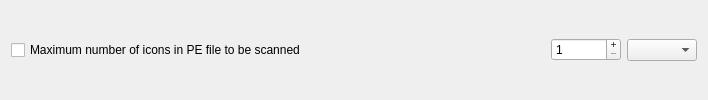
            <widget class="QFrame" name="limitFrame_12">
             <property name="minimumSize">
              <size>
               <width>0</width>
               <height>0</height>
              </size>
             </property>
             <property name="frameShape">
              <enum>QFrame::Shape::NoFrame</enum>
             </property>
             <property name="frameShadow">
              <enum>QFrame::Shadow::Raised</enum>
             </property>
             <layout class="QHBoxLayout" name="horizontalLayout_23">
              <property name="topMargin">
               <number>2</number>
              </property>
              <property name="bottomMargin">
               <number>2</number>
              </property>
              <item>
               <widget class="QCheckBox" name="pwmaxNumberOfIconsInPEFileCheckBox">
                <property name="text">
                 <string>Maximum number of icons in PE file to be scanned</string>
                </property>
               </widget>
              </item>
              <item>
               <spacer name="horizontalSpacer_16">
                <property name="orientation">
                 <enum>Qt::Orientation::Horizontal</enum>
                </property>
                <property name="sizeHint" stdset="0">
                 <size>
                  <width>239</width>
                  <height>20</height>
                 </size>
                </property>
               </spacer>
              </item>
              <item>
               <widget class="QSpinBox" name="pwmaxNumberOfIconsInPEFileSpinBox">
                <property name="minimumSize">
                 <size>
                  <width>70</width>
                  <height>0</height>
                 </size>
                </property>
                <property name="buttonSymbols">
                 <enum>QAbstractSpinBox::ButtonSymbols::PlusMinus</enum>
                </property>
                <property name="minimum">
                 <number>1</number>
                </property>
                <property name="maximum">
                 <number>999</number>
                </property>
               </widget>
              </item>
              <item>
               <widget class="QComboBox" name="pwmaxNumberOfIconsInPEFileComboBox">
                <property name="minimumSize">
                 <size>
                  <width>70</width>
                  <height>0</height>
                 </size>
                </property>
                <item>
                 <property name="text">
                  <string/>
                 </property>
                </item>
                <item>
                 <property name="text">
                  <string>K</string>
                 </property>
                </item>
                <item>
                 <property name="text">
                  <string>M</string>
                 </property>
                </item>
               </widget>
              </item>
             </layout>
            </widget>
